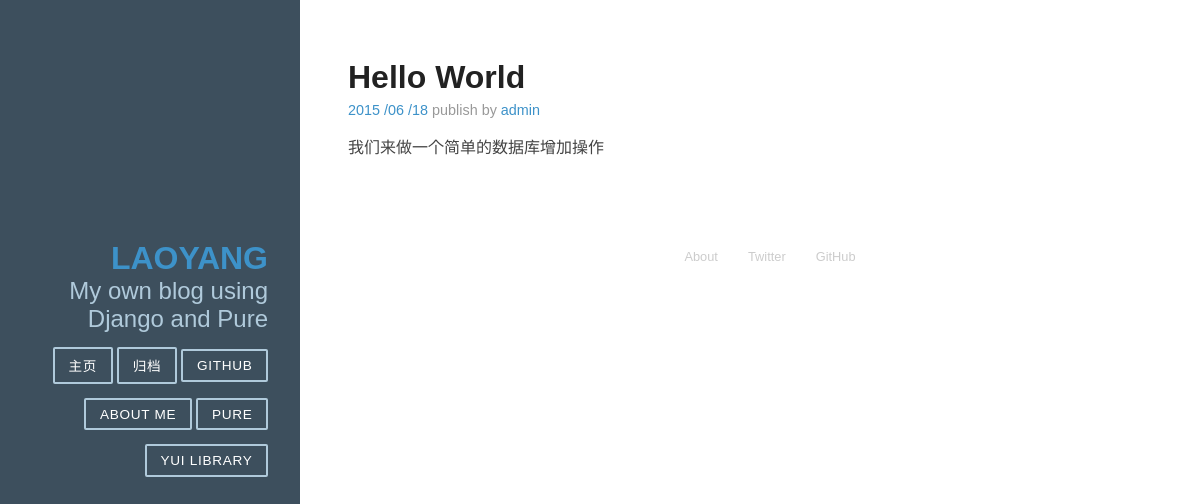
The page /detail/1/ on the database as committed earlier.
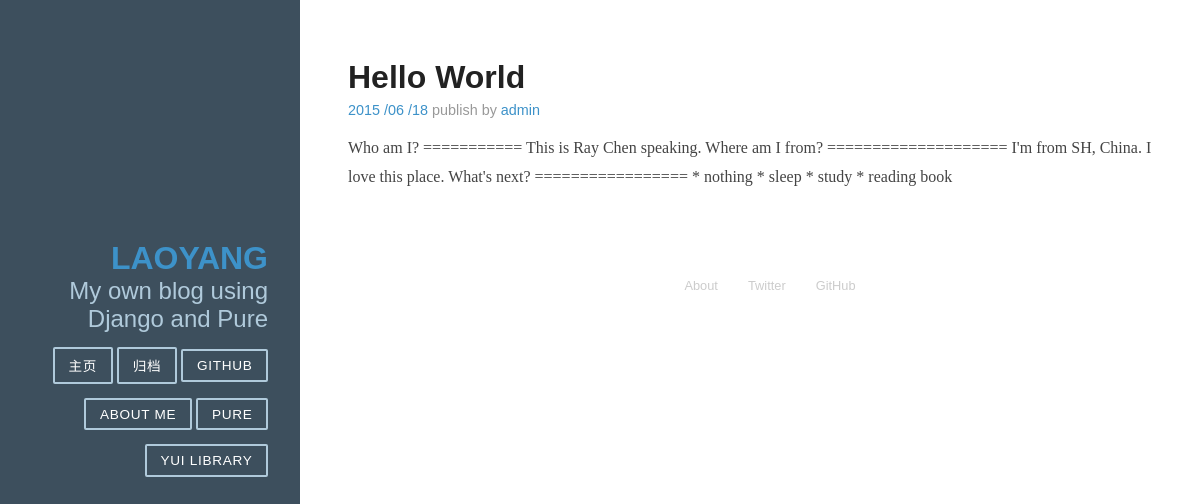
The same page on the database as committed later.
### article/models.py (models this page shows, shortened)
class Article(models.Model):
    title 	    = models.CharField(max_length=100)
    author      = models.CharField(max_length=100)
    category 	= models.CharField(max_length=100, blank=True)
    datetime 	= models.DateTimeField(auto_now_add=True)
    content 	= RichTextField('content')
    def get_absolute_url(self):
        path = reverse('detail', kwargs={'id': self.id})
        return 'http://192.168.1.71%s' % path

### article/views.py (the view)
# urls.py: url(r'^detail/(?P<id>\d+)/$', 'article.views.detail', name='detail'),
def detail(request, id):
    try:
        art = Article.objects.get(id=str(id))
    except Article.DoesNotExist:
        raise Http404
    return render(request, 'detail.html', {'art': art})

### article/templates/detail.html (shortened to what this page needs)
{% extends "base.html" %}
{% block content %}
    <section class="post">
        <header class="post-header">
            <h2 class="post-title">{{ art.title }}</h2>
            <p class="post-meta">
                <a class="post-author" href="#">{{ art.datetime|date:"Y /m /d"}}</a>
                publish by
                <a class="post-author" href="#">{{ art.author }}</a>
            </p>
        </header>
        <div class="post-description">
            <p>
                {{ art.content | safe }}
            </p>
        </div>
    </section>
</div>
{% endblock %}

Rows that differ between the two databases and show on the page:
changed Article "Hello World": content "我们来做一个简单的数据库增加操作" → "Who am I? =========== This is Ray Chen speaking. Where am I from? ==================== I'm from SH, China. I love this place. What's next? ================= * nothing * sleep * study * reading book"
